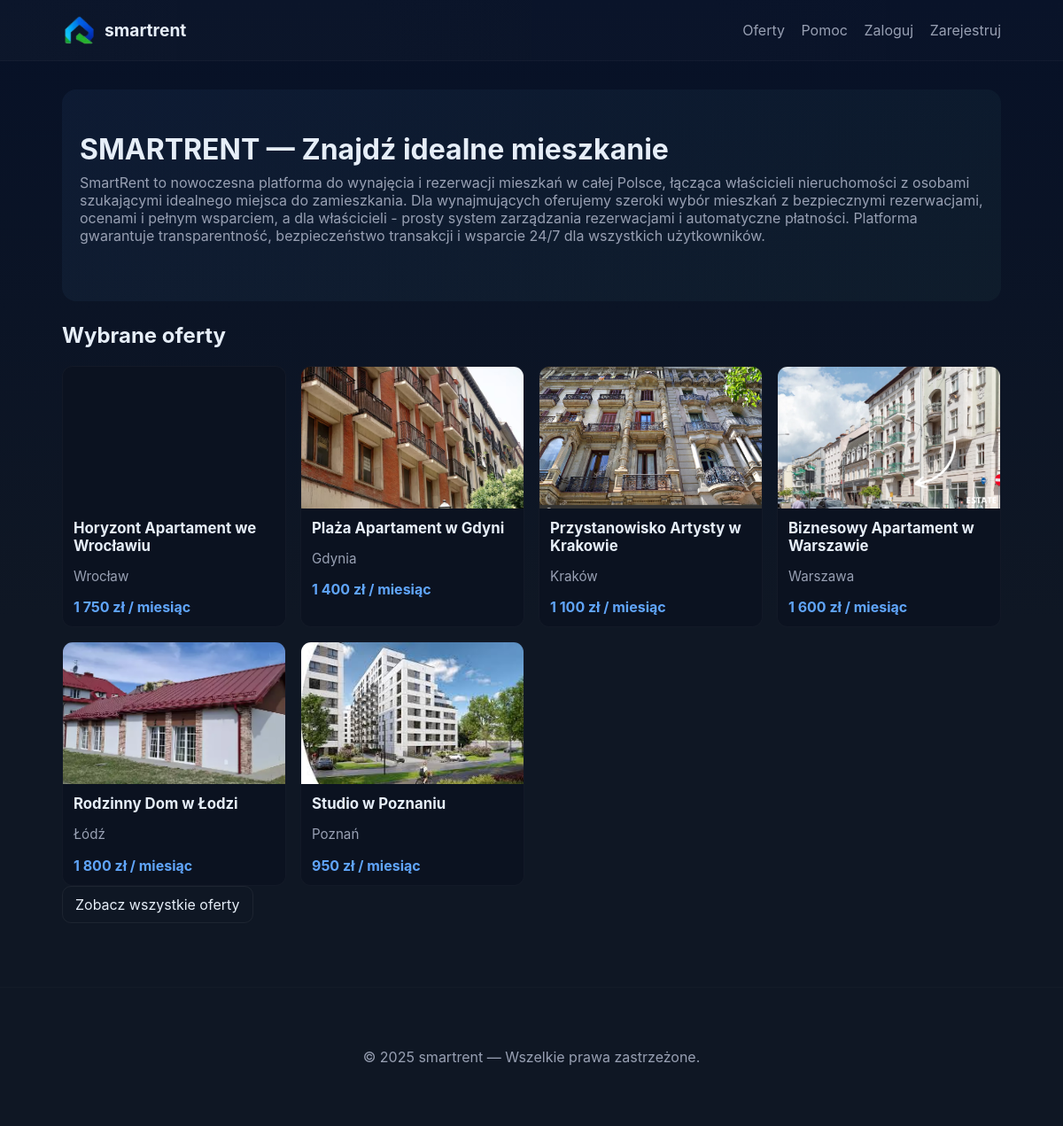
The page / on the database its author committed.
### tables this page shows
CREATE TABLE `properties` (
  `id` int(11) NOT NULL,
  `title` varchar(255) NOT NULL,
  `description` text DEFAULT NULL,
  `price` decimal(10,2) NOT NULL DEFAULT 0.00,
  `city` varchar(120) NOT NULL,
  `image` varchar(255) DEFAULT NULL,
  `owner_id` int(11) DEFAULT NULL,
  `is_rented` tinyint(1) DEFAULT 0,
  `created_at` datetime DEFAULT current_timestamp()
);

### includes/auth.php (called while the page is built, shortened)
<?php
function is_logged_in(): bool {
    return !empty($_SESSION['user_id']);
}

### includes/functions.php (called while the page is built)
<?php
function shorten($text, $len = 80) {
    if (mb_strlen($text) <= $len) return $text;
    return mb_substr($text,0,$len-3) . '...';
}
function format_price($n) {
    return number_format((float)$n, 0, ',', ' ') . ' zł';
}

### index.php (the view, shortened to what this page needs)
<?php
require_once 'includes/db.php';
require_once 'includes/auth.php';
require_once 'includes/functions.php';
?>
<!doctype html>
<html lang="pl">
<head>
  <link rel="stylesheet" href="assets/css/style.css">
</head>
<body>
<?php include 'includes/navbar.php'; ?>
<main class="container">
  <header class="hero">
    <div class="hero-inner">
      <h1>SMARTRENT — Znajdź idealne mieszkanie</h1>
      <p>SmartRent to nowoczesna platforma do wynajęcia i rezerwacji mieszkań w całej Polsce, łącząca właścicieli nieruchomości z osobami szukającymi idealnego miejsca do zamieszkania. Dla wynajmujących oferujemy szeroki wybór mieszkań z bezpiecznymi rezerwacjami, ocenami i pełnym wsparciem, a dla właścicieli - prosty system zarządzania rezerwacjami i automatyczne płatności. Platforma gwarantuje transparentność, bezpieczeństwo transakcji i wsparcie 24/7 dla wszystkich użytkowników.</p>
    </div>
  </header>
  <section class="featured">
    <h2>Wybrane oferty</h2>
    <div class="grid">
      <?php
      $stmt = $pdo->query("SELECT id, title, city, price, image FROM properties ORDER BY id DESC LIMIT 6");
      $props = $stmt->fetchAll(PDO::FETCH_ASSOC);
      foreach ($props as $p):
      ?>
      <article class="card">
        <a href="property_details.php?id=<?=htmlspecialchars($p['id'])?>">
          <div class="card-img" style="background-image:url('<?= $p['image'] ? 'uploads/properties/'.htmlspecialchars($p['image']) : 'assets/img/placeholder.png' ?>')"></div>
          <div class="card-body">
            <h3><?=shorten($p['title'], 60)?></h3>
            <p class="muted"><?=htmlspecialchars($p['city'])?></p>
            <div class="price"><?=format_price($p['price'])?> / miesiąc</div>
          </div>
        </a>
      </article>
      <?php endforeach; ?>
    </div>
    <div class="center">
      <a class="btn btn-secondary" href="property_list.php">Zobacz wszystkie oferty</a>
    </div>
  </section>
</main>
<?php include 'includes/footer.php'; ?>
</body>
</html>

### includes/navbar.php (shortened to what this page needs)
<header class="navbar">
  <div class="nav-inner container">
    <div class="brand-wrapper" style="display: flex; align-items: center; gap: 8px;">
      <img src="uploads/logo/logo2.png" alt="smartrent logo" style="height: 40px; width: auto;">
      <a class="brand" href="index.php"><?=APP_NAME?></a>
    </div>
    <nav>
      <a href="property_list.php">Oferty</a>
      <a href="help.php">Pomoc</a>
      <?php if (is_logged_in()): ?>
        <a href="user_panel.php">Moje konto</a>
        <?php if (isset($_SESSION['user_role']) && $_SESSION['user_role'] === 'admin'): ?>
          <a href="admin_panel.php">Admin</a>
        <?php endif; ?>
        <a href="logout.php">Wyloguj</a>
      <?php else: ?>
        <a href="login.php">Zaloguj</a>
        <a href="register.php">Zarejestruj</a>
      <?php endif; ?>
    </nav>
  </div>
</header>

### includes/footer.php (shortened to what this page needs)
<footer class="site-footer">
  <div class="container">
    <p>&copy; <?=date('Y')?> <?=APP_NAME?> — Wszelkie prawa zastrzeżone.</p>
  </div>
</footer>

### assets/css/style.css (style rules this page uses)
:root { --bg:#0f1724; --card:#0b1220; --muted:#98a0b3; --accent:#6ee7b7; --accent-2:#60a5fa; --text:#e6eef8; --glass: rgba(255,255,255,0.03); --radius:12px; --max-width:1100px; --gap:18px; font-family: Inter, ui-sans-serif, system-ui, -apple-system, "Segoe UI", Roboto, "Helvetica Neue", Arial; color-scheme: dark; }
* { box-sizing:border-box }
body { margin:0; background: linear-gradient(180deg, #071127 0%, #0f1724 55%); color:var(--text); -webkit-font-smoothing:antialiased; -moz-osx-font-smoothing:grayscale; min-height:100vh; }
.container { max-width:var(--max-width); margin:0 auto; padding:32px 20px; }
.navbar { background: linear-gradient(90deg, rgba(255,255,255,0.02), rgba(255,255,255,0.006)); border-bottom:1px solid rgba(255,255,255,0.03); position:sticky; top:0; z-index:50; }
.nav-inner { display:flex;align-items:center;justify-content:space-between;gap:12px;padding:14px 20px }
.brand { font-weight:700;color:var(--text);text-decoration:none;font-size:1.2rem }
nav a { color:var(--muted);margin-left:14px;text-decoration:none }
.hero { padding:48px 20px; border-radius:16px; background: linear-gradient(135deg, rgba(96,165,250,0.06), rgba(110,231,183,0.04)); margin-bottom:24px; }
.hero-inner h1 { margin:0 0 8px 0;font-size:2.0rem }
.hero-inner p { color:var(--muted);margin:0 0 16px }
.btn { display:inline-block;padding:10px 14px;border-radius:10px;background:transparent;border:1px solid rgba(255,255,255,0.04);color:var(--text);text-decoration:none;cursor:pointer; }
.btn-secondary { background:transparent;border:1px solid rgba(255,255,255,0.06);color:var(--text) }
.grid { display:grid;grid-template-columns:repeat(auto-fill,minmax(240px,1fr));gap:16px }
.card { background:var(--card);border-radius:12px;overflow:hidden;border:1px solid rgba(255,255,255,0.03) }
.card a { color:inherit;text-decoration:none;display:block }
.card-img { height:160px;background-size:cover;background-position:center }
.card-body { padding:12px }
.card-body h3 { margin:0 0 6px;font-size:1.05rem }
.muted { color:var(--muted);font-size:0.95rem }
.price { margin-top:8px;font-weight:700;color:var(--accent-2) }
.footer, .site-footer { padding:20px;color:var(--muted);text-align:center }
.site-footer { border-top:1px solid rgba(255,255,255,0.02);margin-top:40px }
.card-img { position:relative }

### rows shown on the page
properties: title "Horyzont Apartament we Wrocławiu", city "Wrocław", price "1 750 zł"
properties: image (picture), title "Plaża Apartament w Gdyni", city "Gdynia", price "1 400 zł"
properties: image (picture), title "Przystanowisko Artysty w Krakowie", city "Kraków", price "1 100 zł"
properties: image (picture), title "Biznesowy Apartament w Warszawie", city "Warszawa", price "1 600 zł"
properties: image (picture), title "Rodzinny Dom w Łodzi", city "Łódź", price "1 800 zł"
properties: image (picture), title "Studio w Poznaniu", city "Poznań", price "950 zł"

### other values the page prints
APP_NAME "smartrent"
